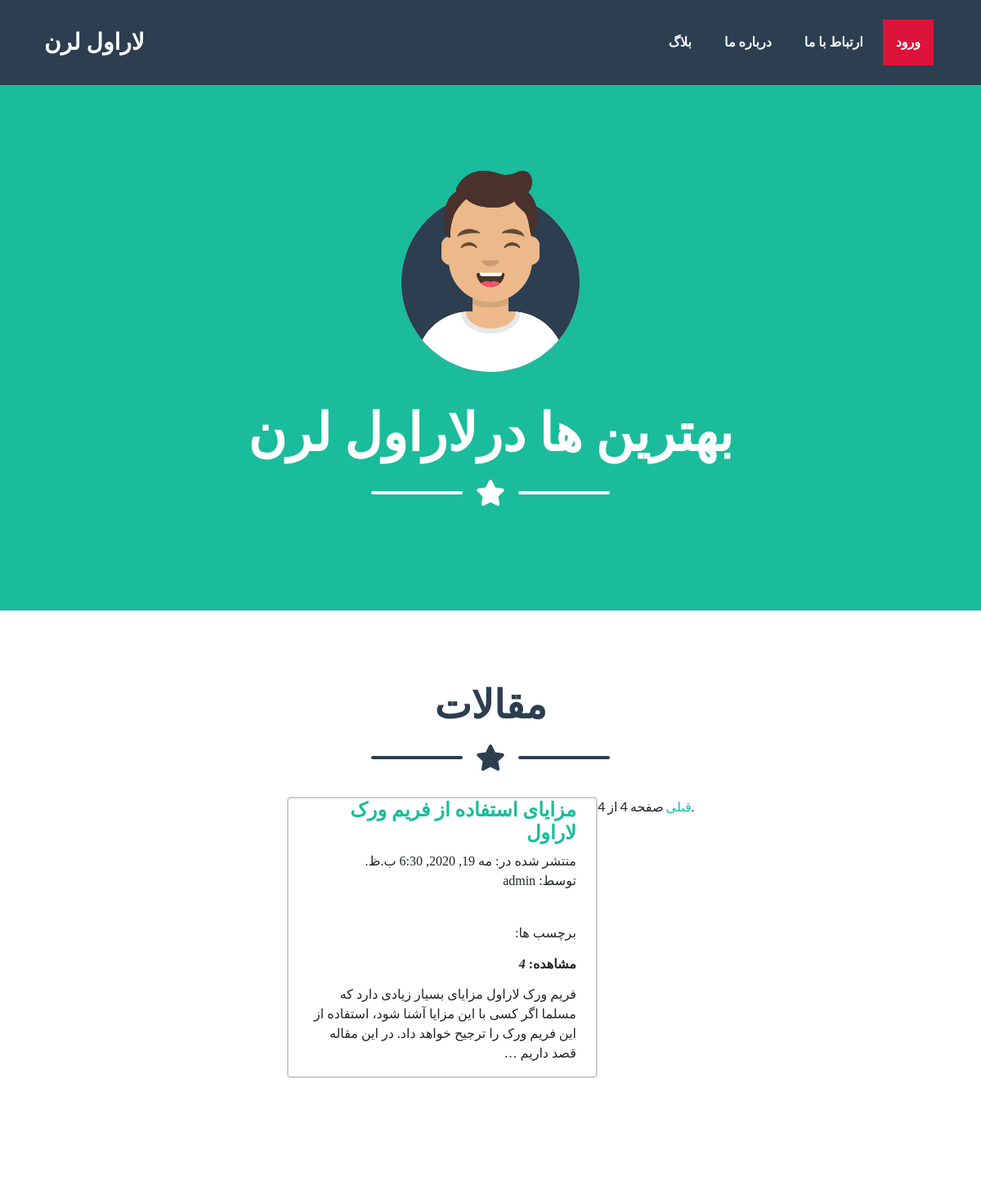
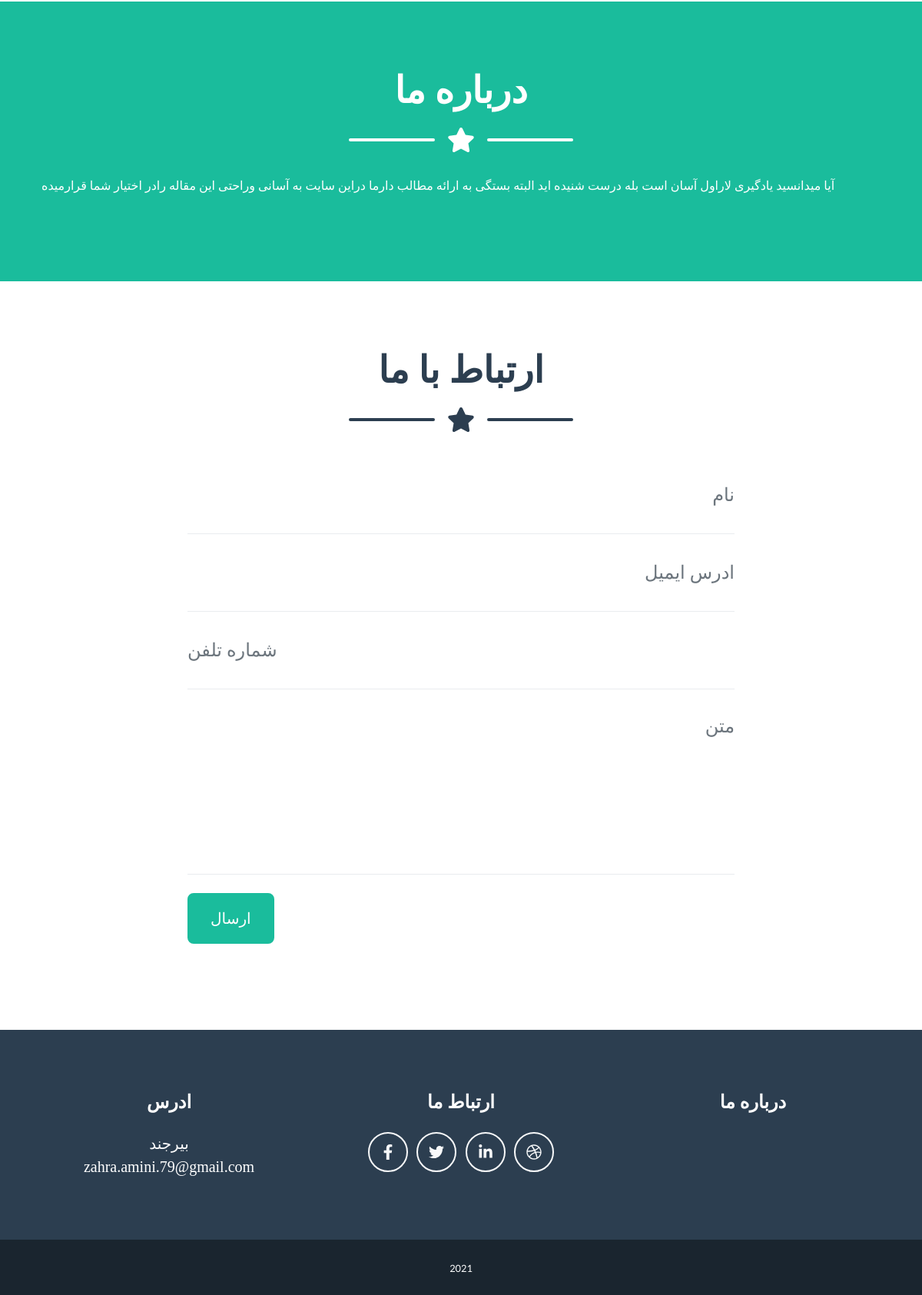
The app's page /blog/?page=4 with its own data (2 pictures, top to bottom).
### blog/models.py (models this page shows, shortened)
class Post(models.Model):
    STATUS_CHOICES = (
        ('draft', 'Draft'),
        ('published', 'Published'),
    )
    tags = TaggableManager()
    title = models.CharField(max_length=250)
    slug = models.SlugField(max_length=250, unique_for_date='publish')
    author = models.ForeignKey(
        User, on_delete=models.CASCADE, related_name='blog_posts')
    body = models.TextField()
    publish = models.DateTimeField(default=timezone.now)
    created = models.DateTimeField(auto_now_add=True)
    updated = models.DateTimeField(auto_now=True)
    status = models.CharField(
        max_length=10, choices=STATUS_CHOICES, default='draft')
    visits = models.PositiveIntegerField(default=0)
    class Meta:
        ordering = ('-publish',)
    def get_absolute_url(self):
        return reverse('blog:post_detail',
                       args=[self.publish.year, self.publish.month, self.publish.day, self.slug])

### blog/views.py (the view)
# urls.py: path('', post_list, name='post_list'),
def post_list(request,tag_slug=None):
    object_list = Post.objects.filter(status='published')
    tag = None
    if tag_slug:
      tag = get_object_or_404(Tag, slug=tag_slug)
      object_list = object_list.filter(tags__in=[tag])
    paginator = Paginator(object_list, 3)  # 2 posts in each page
    page = request.GET.get('page')
    try:
        posts = paginator.page(page)
    except PageNotAnInteger:
        posts = paginator.page(1)
    except EmptyPage:
        posts = paginator.page(paginator.num_pages)
    return render(request, 'blog/post/list.html',
                  {'page': page,
                   'posts': posts,
                   'tag': tag})

### blog/templates/blog/post/list.html (shortened to what this page needs)
{% extends "blog/base.html" %}
{% block content %}
{% for post in posts %}
<div class="col-md-6 col-lg-4 mb-5" style="border: solid 2px #ccc;border-radius: 5px;text-align:right;direction:rtl">
<h4 style="text-align:right">
    <a href="{{ post.get_absolute_url }}">
        {{ post.title }}
    </a>
</h4>
<p class="date" style="text-align:right;direction:rtl color:#ccc">
    منتشر شده در: {{ post.publish }} <br> توسط: {{ post.author }}
</p><br>
<p class="tags">
برچسب ها:
<h6 style="text-align:right"> مشاهده: <b><i> {{post.visits}} </i></b></h6>
<p style="text-align:right;direction:rtl">{{ post.body|truncatewords:30|linebreaks }}</p>
</div>
{% endfor %}
{% include "pagination.html" with page=posts %}
{% endblock %}

### records on screen
Post: title "مزایای استفاده از فریم ورک لاراول", publish "مه 19, 2020, 6:30 ب.ظ.", author "admin", visits "4", body "فریم ورک لاراول مزایای بسیار زیادی دارد که مسلما اگر کسی با این مزایا آشنا شود، استفاده از این فریم ورک را ترجیح خواهد داد. در این مقاله قصد داریم …"

### other values on screen
{{ page.paginator.num_pages }} "4"
